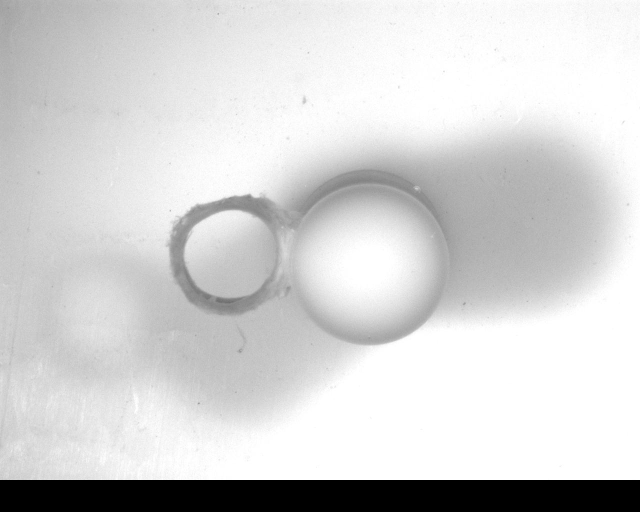
#> input picture A_0.jpg, 1280 x 1024 px (shown at 1/2 size); its folder holds only this picture in this run
$ python untitled1.py
#> lines starting #> are read from the running program, lines starting #| are printed output that depends on the picture
# -*- coding: utf-8 -*-
"""
Created on Tue Jan  7 14:54:53 2020

@author: bursa
"""

from tkinter import *
from tkinter.filedialog import askopenfilename
from PIL import Image, ImageTk
import tkinter.simpledialog

root = Tk()

#setting up a tkinter canvas
w = Canvas(root, width=1000, height=1000)
w.pack()

#adding the image
File = askopenfilename(parent=root, initialdir="./",title='Select an image')
#> the answer given: A_0.jpg
original = Image.open(File)
#> original is the input picture: PIL image 1280x1024 L; min 0, max 255, mean 210.8
original = original.resize((1000,1000)) #resize image
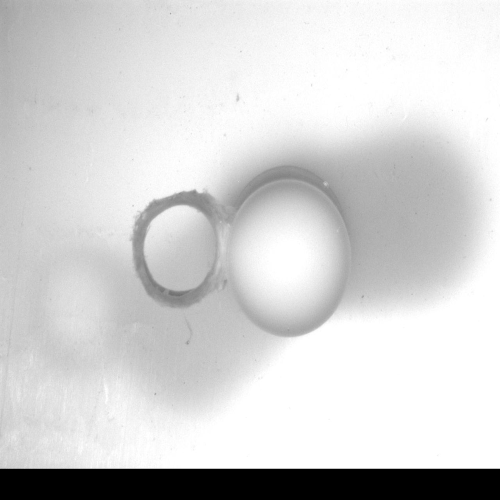
#> original: PIL image 1000x1000 L (shown at 1/2 size); min 0, max 255, mean 210.8
img = ImageTk.PhotoImage(original)
w.create_image(0, 0, image=img, anchor="nw")

#ask for pressure and temperature extent
xmt = tkinter.simpledialog.askfloat("Temperature", "degrees in x-axis")
ymp = tkinter.simpledialog.askfloat("Pressure", "bars in y-axis")

#ask for real PT values at origin
xc = tkinter.simpledialog.askfloat("Temperature", "Temperature at origin")
yc = tkinter.simpledialog.askfloat("Pressure", "Pressure at origin")

#instruction on 3 point selection to define grid
tkinter.messagebox.showinfo("Instructions", "Click: \n"
                                            "1) Origin \n"
                                            "2) Temperature end \n"
                                            "3) Pressure end")

# From here on I have no idea how to get it to work...

# Determine the origin by clicking
def getorigin(eventorigin):
    global x0,y0
    x0 = eventorigin.x
    y0 = eventorigin.y
    print(x0,y0)
    w.bind("<Button 1>",getextentx)
#mouseclick event
w.bind("<Button 1>",getorigin)

# Determine the extent of the figure in the x direction (Temperature)
def getextentx(eventextentx):
    global xe
    xe = eventextentx.x
    print(xe)
    w.bind("<Button 1>",getextenty)

# Determine the extent of the figure in the y direction (Pressure)
def getextenty(eventextenty):
    global ye
    ye = eventextenty.y
    print(ye)
    tkinter.messagebox.showinfo("Grid", "Grid is set. You can start picking coordinates.")
    w.bind("<Button 1>",printcoords)

#Coordinate transformation into Pressure-Temperature space
def printcoords(event):
    xmpx = xe-x0
    xm = xmt/xmpx
    ympx = ye-y0
    ym = -ymp/ympx

    #coordinate transformation
    newx = (event.x-x0)*(xm)+xc
    newy = (event.y-y0)*(ym)+yc

    #outputting x and y coords to console
    print (newx,newy)

root.mainloop()

$ run again, on longitudial.png
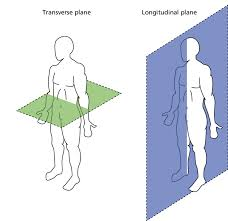
#> input picture longitudial.png, 228 x 221 px
#> original is the input picture: PIL image 228x221 RGB; mean R, G, B 220.5, 225.2, 233.8
#> `original = original.resize((1000,1000))`:
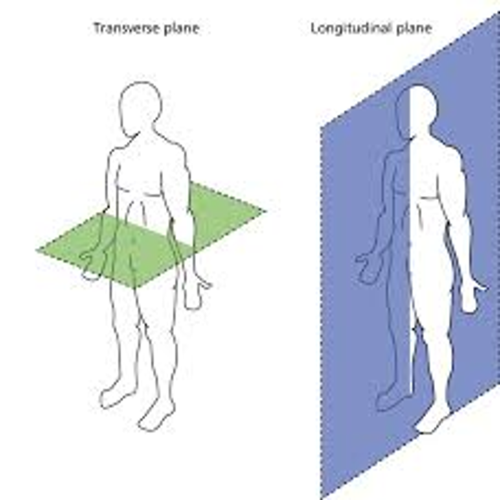
#> original: PIL image 1000x1000 RGB (shown at 1/2 size); mean R, G, B 220.4, 225.1, 233.7

$ run again, on A_24.jpg
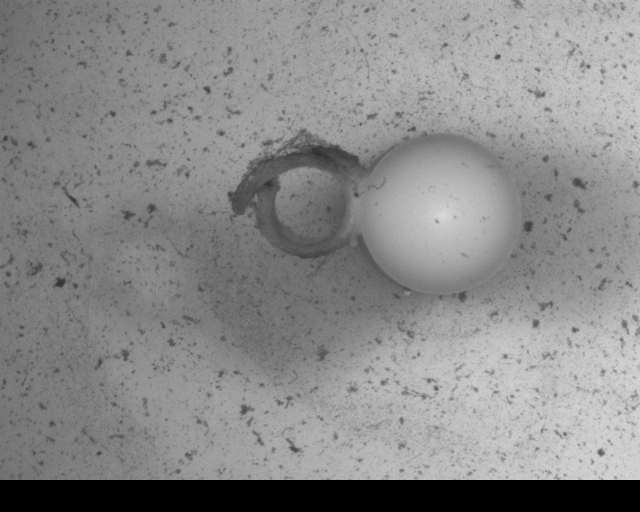
#> input picture A_24.jpg, 1280 x 1024 px (shown at 1/2 size)
#> original is the input picture: PIL image 1280x1024 L; min 0, max 222, mean 137.3
#> `original = original.resize((1000,1000))`:
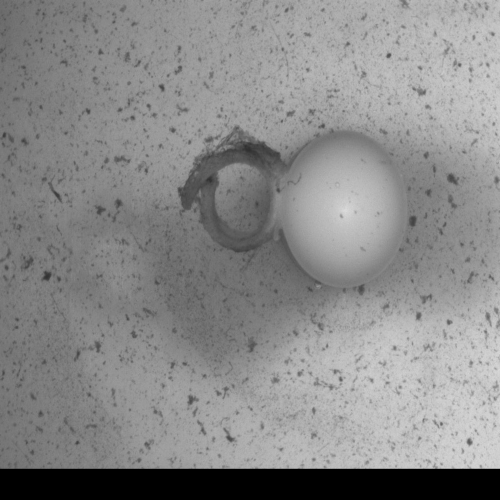
#> original: PIL image 1000x1000 L (shown at 1/2 size); min 0, max 225, mean 137.3
